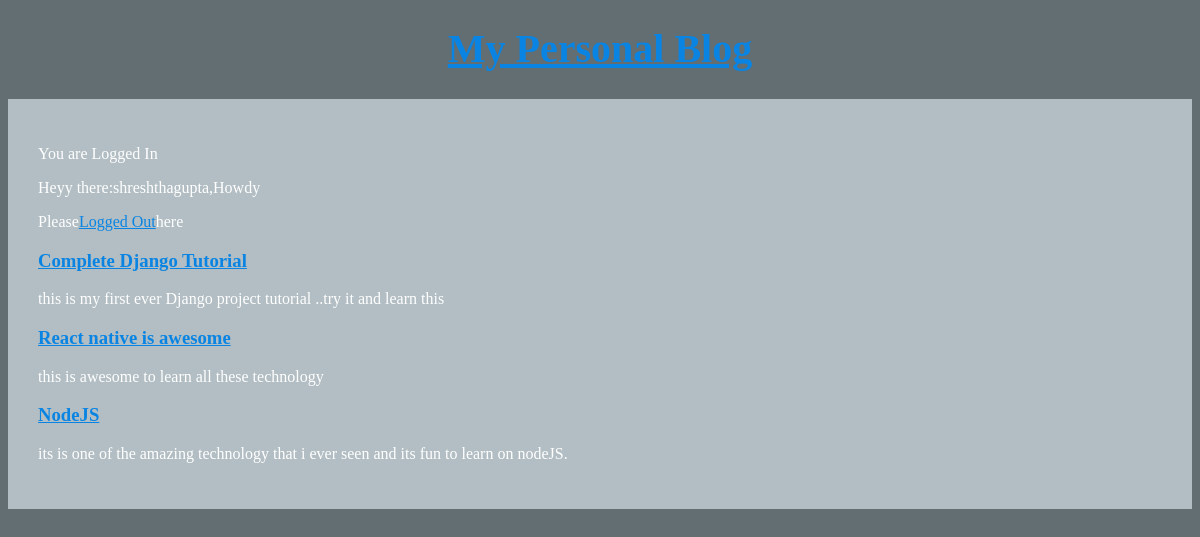
The app's page / (signed in) with its own data.
### article/models.py (models this page shows, shortened)
class Article(models.Model):
    author=models.ForeignKey(
        'auth.User',
        on_delete=models.CASCADE,
    )
    title=models.CharField(max_length=30)
    text=models.TextField()

### article/views.py (the view)
# urls.py: path('',views.ArticleListView.as_view(),name='home'),
class ArticleListView(ListView):
    model=Article
    template_name='home.html'

### templates/home.html
{% extends 'base.html' %}
{% block content %}
{% for art in object_list %}
<div class="article">
    <h3><a href="{% url 'article_page' art.pk %}">{{ art.title }}</a></h3>
    <p>{{art.text}}</p>
</div>
{% endfor %}
{% endblock content %}

### templates/base.html (shortened to what this page needs)
{% load staticfiles %}
<!DOCTYPE html>
<html lang="en">
<head>
    <link rel="stylesheet" href="{% static 'CSS/basestyles.css' %}">
</head>
<body>
<header>
    <h1><a href="">My Personal Blog</a></h1>
</header>
<div class="container">
    {% if user.is_authenticated %}
    <p>You are Logged In</p>
    <p>Heyy there:{{user.username}},Howdy</p>
    <p>Please<a href="{% url 'logout' %}">Logged Out</a>here</p>
    {% else %}
    <p>You are not Logged In</p>
    <p><a href="{% url 'login' %}">Login</a>here</p>
    {% endif %}
     {% block content%}
    {% endblock %}
</div>
</body>
</html>

### static/CSS/basestyles.css (style rules this page uses)
body { background-color: #636e72; color: #FFF; }
h1 { font-size: 2.5rem; text-align: center; margin-top: 25px; }
a { color: #0984e3; }
.container { margin-top: 20px; background-color: #b2bec3; padding: 30px; }

### records on screen
Article: title "Complete Django Tutorial", text "this is my first ever Django project tutorial ..try it and learn this"
Article: title "React native is awesome", text "this is awesome to learn all these technology"
Article: title "NodeJS", text "its is one of the amazing technology that i ever seen and its fun to learn on nodeJS."

### other values on screen
{{ user.username }} "shreshthagupta"
